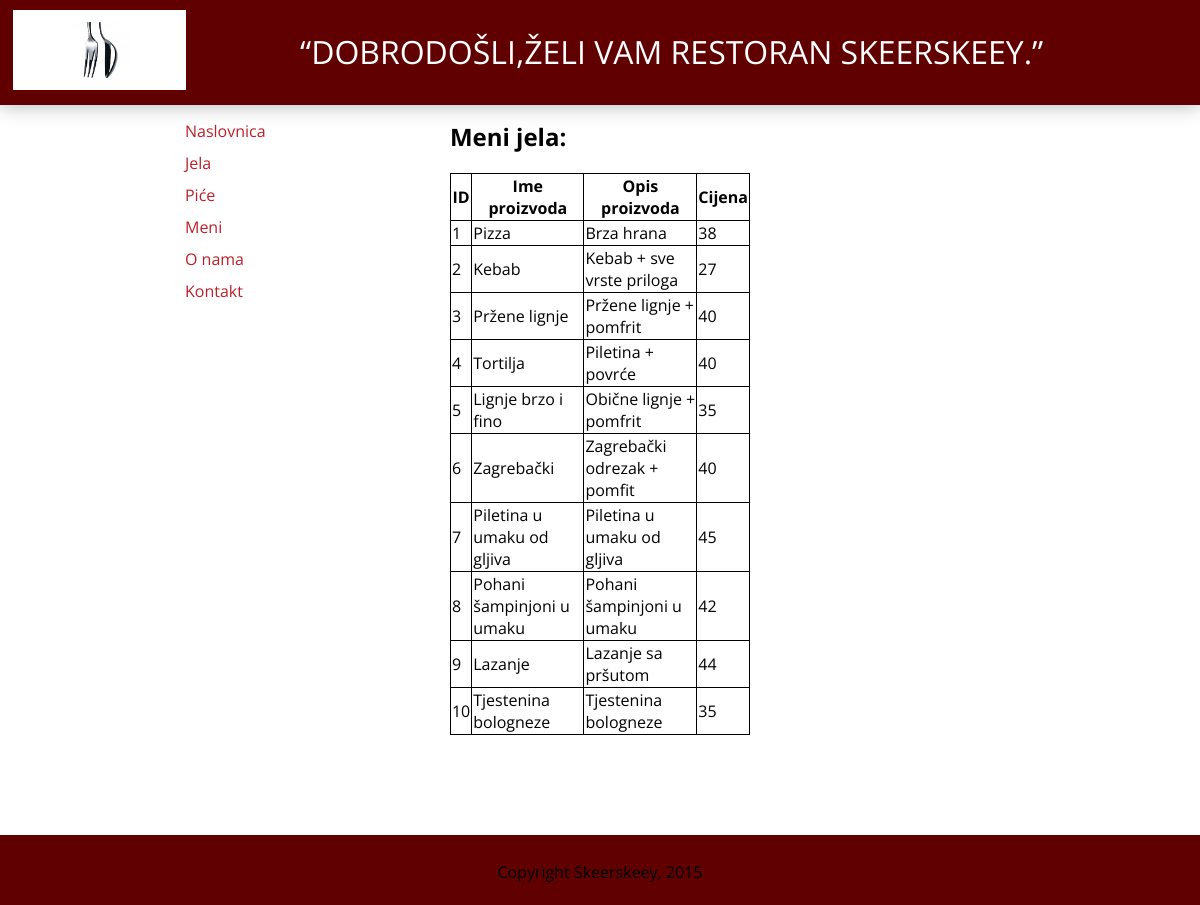
Screenshot of /meni.php with the database file from the repository.
### tables this page shows
CREATE TABLE IF NOT EXISTS `meni` (
  `ID` int(5) NOT NULL DEFAULT '0',
  `Ime proizvoda` varchar(30) NOT NULL,
  `Opis proizvoda` varchar(30) NOT NULL,
  `Cijena` int(5) NOT NULL
);

### meni.php (the view, shortened to what this page needs)
<!DOCTYPE html>
<html>
<head>
  <link rel="stylesheet" href="normalize.css" />
  <link rel="stylesheet" href="grid.css" />
  <link rel="stylesheet" href="stil.css" />
</head>
<body>
  <header class="site-header">
      <div class="column column-3">
	    <img src="images/logo3.jpg" alt="HTML5 Icon" style="width:80x;height:80px">
		</div>
		<div class="logo">
		“Dobrodošli,želi vam restoran Skeerskeey.”
		</div>
  </header>
  <section class="gray-boxes row">
		<div class="column column-4">
				<nav class="main">
					<ul class="main-navigation">
						<li><a href="početna.html">Naslovnica</a></li>
						<li><a href="jela.html">Jela</a></li>
						<li><a href="piće.html">Piće</a></li>
						<li><a href="meni.php">Meni</a></li>
						<li><a href="onama.html">O nama</a></li>
						<li><a href="kontakt.html">Kontakt</a></li>
					</ul>
				</nav>
				</div>
		<div class="column column-4">
		<h2>Meni jela:</h2>
		 <!DOCTYPE html>
<html>
<head>
</head>
<body>
<?php
$conn = mysqli_connect('localhost', 'root', '', 'seminar');
$sql = "SELECT * FROM meni";
$result = $conn->query($sql);
if ($result->num_rows > 0) {
     echo "<table><tr><th>ID</th><th>Ime proizvoda</th><th>Opis proizvoda</th><th>Cijena</th></tr>";
     while($row = $result->fetch_assoc()) {
         echo "<tr><td>" . $row["ID"]. "</td><td>" . $row["Ime proizvoda"]. "</td><td>" . $row["Opis proizvoda"]. "</td><td>" . $row["Cijena"]. " ";
     }
     echo "</table>";
} else {
     echo "0 results";
}
?>
</body>
</html>
  </section>
  <footer class="site-footer">
    <p>Copyright Skeerskeey, 2015</p>
  </footer>
</body>
</html>

### grid.css (style rules this page uses)
.row:before, .row:after, .column:before, .column:after, .cf:before, .cf:after { content: " "; display: table; }
.row:after, .column:after, .cf:after { clear: both; }
.row, .column, .cf { *zoom: 1; }
.column-3 { width: 220px; }
.column-4 { width: 300px; }
.column-3 { width: 22.91666666666667%; }
.column-4 { width: 31.25%; }
.column { margin: 0 1.041666666666667%; float: left; }
.row { max-width: 960px; margin: 0 auto; }

### stil.css (style rules this page uses)
body { margin: 0; padding: 0; font-family: 'Open Sans', Helvetica, sans-serif; }
img { max-width: 100%; }
.site-header { padding: 10px 0; -webkit-box-shadow: 0 0 20px rgba(0,0,0,0.3); -moz-box-shadow: 0 0 20px rgba(0,0,0,0.3); box-shadow: 0 0 20px rgba(0,0,0,0.3); z-index: 1; position: fixed; width: 100%; top: 0; background-color:#600000; }
.logo { color: white; float: left; margin: 0 0 0 10px; font-weight: 30px; margin: 20px 0; font-size: 2em; text-transform: uppercase; }
.main-navigation { list-style-type: none; }
.main-navigation li { line-height:30px; }
.main-navigation a { display:block; width: 100px; padding: 0 15px; text-decoration: none; color:#BC1F2A; border-radius: 0 0 5px 5px; border-bottom:2px solid white; }
.gray-boxes { padding:40px 0; margin: 5% auto; background-color:white; }
.site-footer { margin-top: 20px; text-align: center; padding: 10px 0; background-color:#600000; bottom:0; position:relative; width:100%; height:50px; }

### meni.php (style rules this page uses)
table, th, td { border: 1px solid black; }

### rows the page displays
meni: ID "1", Ime proizvoda "Pizza", Opis proizvoda "Brza hrana", Cijena "38"
meni: ID "2", Ime proizvoda "Kebab", Opis proizvoda "Kebab + sve vrste priloga", Cijena "27"
meni: ID "3", Ime proizvoda "Pržene lignje", Opis proizvoda "Pržene lignje + pomfrit", Cijena "40"
meni: ID "4", Ime proizvoda "Tortilja", Opis proizvoda "Piletina + povrće", Cijena "40"
meni: ID "5", Ime proizvoda "Lignje brzo i fino", Opis proizvoda "Obične lignje + pomfrit", Cijena "35"
meni: ID "6", Ime proizvoda "Zagrebački", Opis proizvoda "Zagrebački odrezak + pomfit", Cijena "40"
meni: ID "7", Ime proizvoda "Piletina u umaku od gljiva", Opis proizvoda "Piletina u umaku od gljiva", Cijena "45"
meni: ID "8", Ime proizvoda "Pohani šampinjoni u umaku", Opis proizvoda "Pohani šampinjoni u umaku", Cijena "42"
meni: ID "9", Ime proizvoda "Lazanje", Opis proizvoda "Lazanje sa pršutom", Cijena "44"
meni: ID "10", Ime proizvoda "Tjestenina bologneze", Opis proizvoda "Tjestenina bologneze", Cijena "35"
